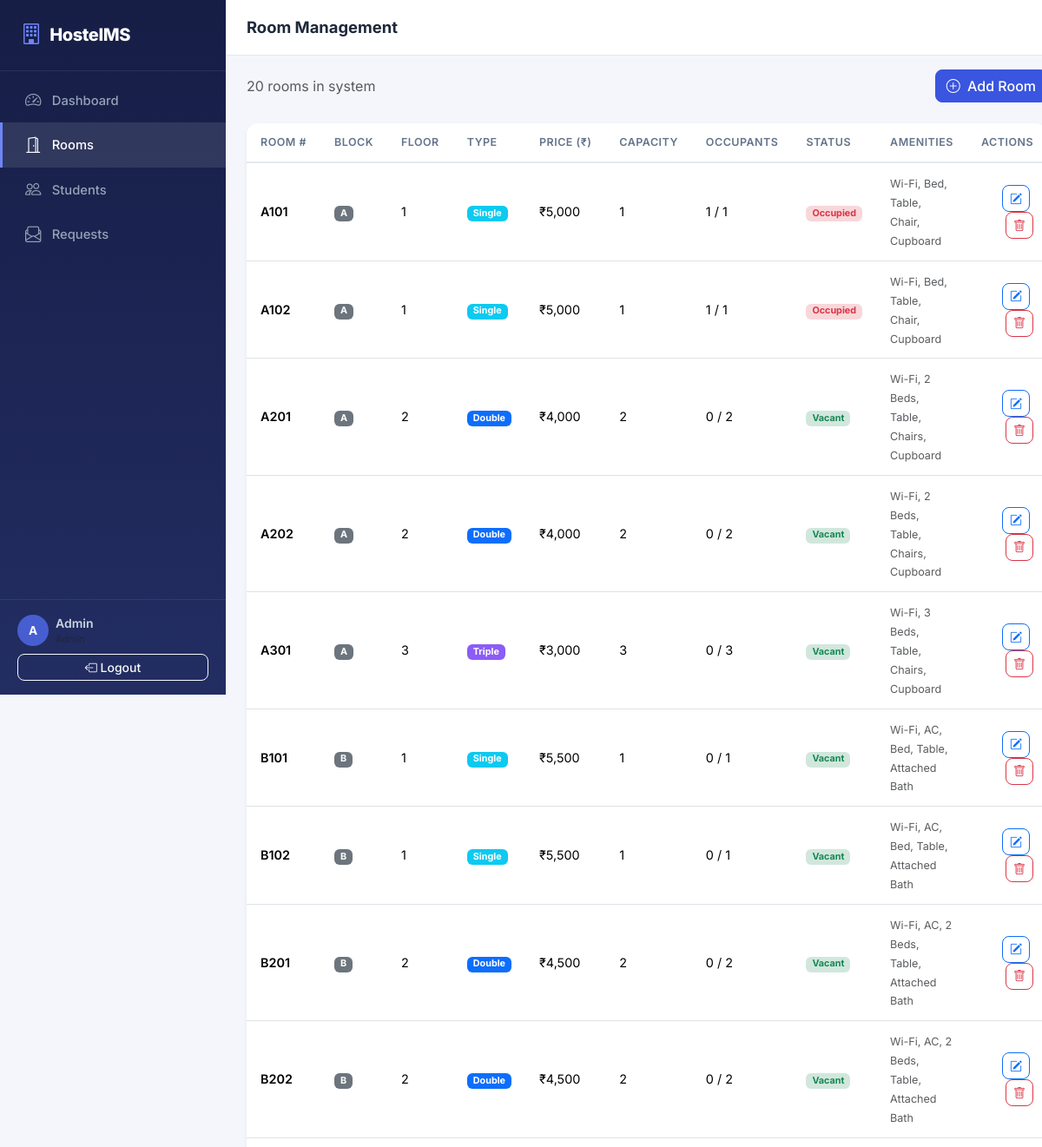
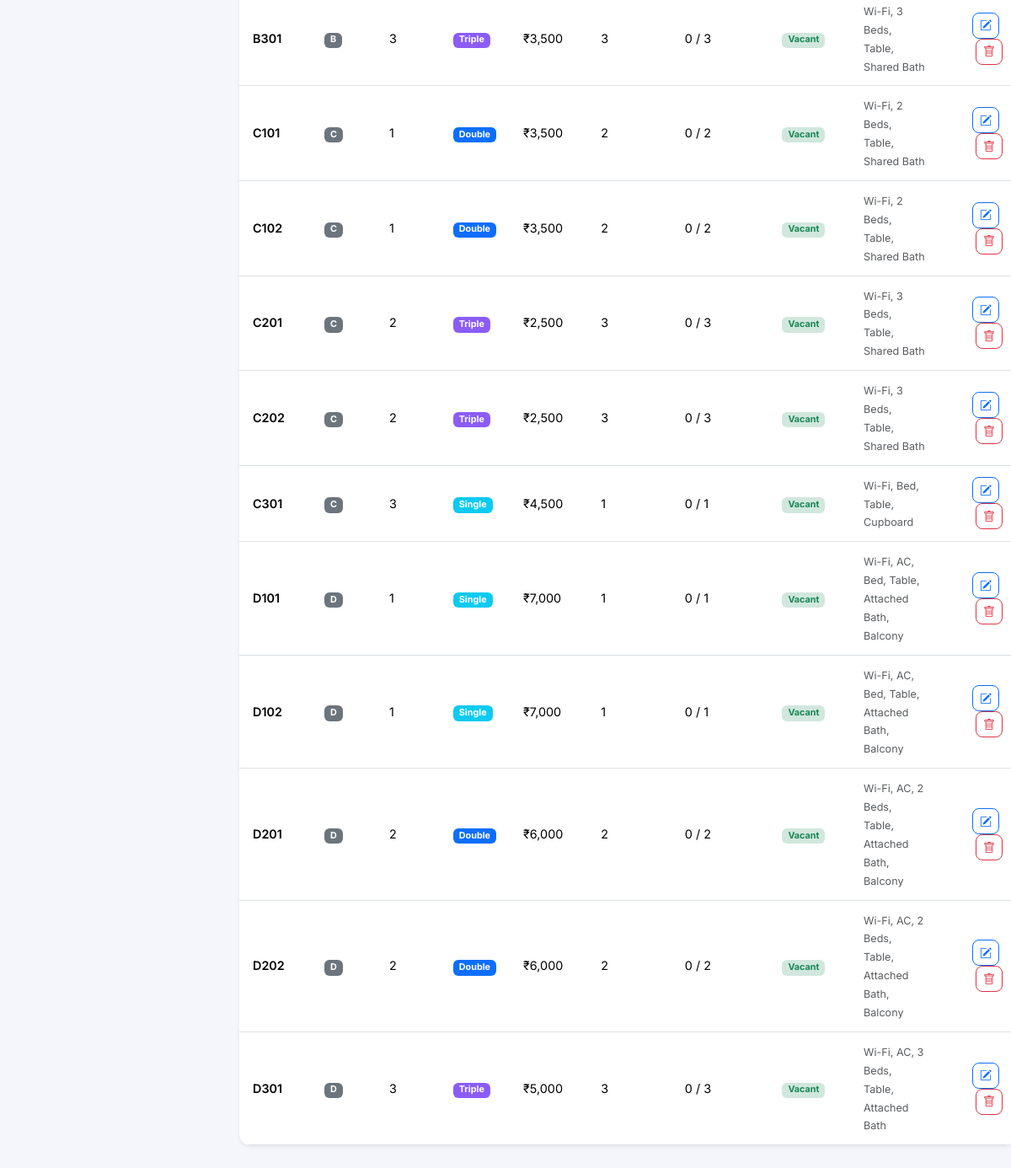
The page /admin/rooms (signed in) on the database its author committed (2 pictures, top to bottom).
### models.py (models this page shows, shortened)
class User(UserMixin, db.Model):
    __tablename__ = "users"
    id         = db.Column(db.Integer, primary_key=True)
    name       = db.Column(db.String(100), nullable=False)
    email      = db.Column(db.String(120), unique=True, nullable=False)
    password   = db.Column(db.String(256), nullable=False)          # hashed
    role       = db.Column(db.String(10), nullable=False, default="student")  # admin | student
    student_id = db.Column(db.String(20), unique=True, nullable=True)        # NULL for admins
    phone      = db.Column(db.String(15), nullable=True)
    created_at = db.Column(db.DateTime, default=datetime.utcnow)
    requests = db.relationship("AllocationRequest", backref="student",
                               foreign_keys="AllocationRequest.student_id",
                               lazy=True)

class Room(db.Model):
    __tablename__ = "rooms"
    id          = db.Column(db.Integer, primary_key=True)
    room_number = db.Column(db.String(10), unique=True, nullable=False)
    block       = db.Column(db.String(5), nullable=False)          # A, B, C, D
    floor       = db.Column(db.Integer, nullable=False)
    room_type   = db.Column(db.String(10), nullable=False)         # single | double | triple
    price       = db.Column(db.Float, nullable=False)
    capacity    = db.Column(db.Integer, nullable=False)
    amenities   = db.Column(db.String(255), nullable=True)         # comma-separated
    status      = db.Column(db.String(10), nullable=False, default="vacant")  # vacant | occupied
    allocations = db.relationship("AllocationRequest", backref="room", lazy=True)
    @property
    def current_occupants(self):
        return AllocationRequest.query.filter_by(
            room_id=self.id, status="approved"
        ).count()

### routes/admin.py (the view)
@admin_bp.route("/rooms")
@login_required
@admin_required
def rooms():
    all_rooms = Room.query.order_by(Room.block, Room.room_number).all()
    return render_template("admin/rooms.html", rooms=all_rooms)

### app.py (called while the page is built)
@login_manager.user_loader
def load_user(user_id):
    return User.query.get(int(user_id))

### routes/admin.py (called while the page is built)
def admin_required(f):
    @wraps(f)
    def decorated_function(*args, **kwargs):
        if not current_user.is_authenticated or current_user.role != "admin":
            flash("Access denied. Admins only.", "danger")
            return redirect(url_for("login"))
        return f(*args, **kwargs)
    return decorated_function

### templates/admin/rooms.html (shortened to what this page needs)
{% extends "layout_auth.html" %}
{% block page_title %}Room Management{% endblock %}
{% block content %}
<div class="d-flex justify-content-between align-items-center mb-4">
    <p class="text-muted mb-0">{{ rooms|length }} rooms in system</p>
    <a href="{{ url_for('admin.add_room') }}" class="btn btn-primary">
        <i class="bi bi-plus-circle me-1"></i> Add Room
    </a>
</div>
<div class="card border-0 shadow-sm">
    <div class="table-responsive">
        <table class="table table-hover align-middle mb-0" id="roomsTable">
            <thead>
                <tr>
                    <th>Room #</th>
                    <th>Block</th>
                    <th>Floor</th>
                    <th>Type</th>
                    <th>Price (₹)</th>
                    <th>Capacity</th>
                    <th>Occupants</th>
                    <th>Status</th>
                    <th>Amenities</th>
                    <th class="text-end">Actions</th>
                </tr>
            </thead>
            <tbody>
                {% for room in rooms %}
                <tr>
                    <td class="fw-semibold">{{ room.room_number }}</td>
                    <td><span class="badge bg-secondary">{{ room.block }}</span></td>
                    <td>{{ room.floor }}</td>
                    <td>
                        <span class="badge
                            {% if room.room_type == 'single' %}bg-info
                            {% elif room.room_type == 'double' %}bg-primary
                            {% else %}bg-purple{% endif %}">
                            {{ room.room_type|capitalize }}
                        </span>
                    </td>
                    <td>₹{{ "{:,.0f}".format(room.price) }}</td>
                    <td>{{ room.capacity }}</td>
                    <td>{{ room.current_occupants }} / {{ room.capacity }}</td>
                    <td>
                        {% if room.status == 'vacant' %}
                        <span class="badge bg-success-subtle text-success">Vacant</span>
                        {% else %}
                        <span class="badge bg-danger-subtle text-danger">Occupied</span>
                        {% endif %}
                    </td>
                    <td><small class="text-muted">{{ room.amenities or '—' }}</small></td>
                    <td class="text-end">
                        <a href="{{ url_for('admin.edit_room', room_id=room.id) }}"
                           class="btn btn-sm btn-outline-primary me-1" title="Edit">
                            <i class="bi bi-pencil-square"></i>
                        </a>
                        <form method="POST" action="{{ url_for('admin.delete_room', room_id=room.id) }}"
                              class="d-inline" onsubmit="return confirm('Delete room {{ room.room_number }}?')">
                            <button type="submit" class="btn btn-sm btn-outline-danger" title="Delete">
                                <i class="bi bi-trash"></i>
                            </button>
                        </form>
                    </td>
                </tr>
                {% endfor %}
            </tbody>
        </table>
    </div>
</div>
{% endblock %}

### templates/layout_auth.html (shortened to what this page needs)
{% extends "base.html" %}
{% block body %}
<div class="d-flex" id="wrapper">
    <nav id="sidebar" class="sidebar d-flex flex-column">
        <div class="sidebar-brand">
            <i class="bi bi-building"></i>
            <span>HostelMS</span>
        </div>
        <ul class="nav flex-column mt-2 flex-grow-1">
            {% if current_user.role == 'admin' %}
            <li class="nav-item">
                <a class="nav-link {% if request.endpoint == 'admin.dashboard' %}active{% endif %}"
                   href="{{ url_for('admin.dashboard') }}">
                    <i class="bi bi-speedometer2"></i> Dashboard
                </a>
            </li>
            <li class="nav-item">
                <a class="nav-link {% if request.endpoint and 'admin.room' in request.endpoint %}active{% endif %}"
                   href="{{ url_for('admin.rooms') }}">
                    <i class="bi bi-door-open"></i> Rooms
                </a>
            </li>
            <li class="nav-item">
                <a class="nav-link {% if request.endpoint == 'admin.students' %}active{% endif %}"
                   href="{{ url_for('admin.students') }}">
                    <i class="bi bi-people"></i> Students
                </a>
            </li>
            <li class="nav-item">
                <a class="nav-link {% if request.endpoint == 'admin.requests_list' %}active{% endif %}"
                   href="{{ url_for('admin.requests_list') }}">
                    <i class="bi bi-envelope-paper"></i> Requests
                </a>
            </li>
            {% endif %}
        </ul>
        <div class="sidebar-footer">
            <div class="d-flex align-items-center gap-2 mb-2">
                <div class="avatar-circle">
                    {{ current_user.name[0]|upper }}
                </div>
                <div class="overflow-hidden">
                    <div class="fw-semibold text-truncate small">{{ current_user.name }}</div>
                    <div class="text-muted" style="font-size:.7rem">{{ current_user.role|capitalize }}</div>
                </div>
            </div>
            <a href="{{ url_for('logout') }}" class="btn btn-outline-light btn-sm w-100">
                <i class="bi bi-box-arrow-left"></i> Logout
            </a>
        </div>
    </nav>
    <div id="page-content" class="flex-grow-1">
        <nav class="topbar d-flex align-items-center">
            <h1 class="topbar-title mb-0">{% block page_title %}Dashboard{% endblock %}</h1>
        </nav>
        <div class="container-fluid px-4 pt-3">
        </div>
        <main class="container-fluid px-4 pb-5">
            {% block content %}{% endblock %}
        </main>
    </div>
</div>
{% endblock %}

### templates/base.html (shortened to what this page needs)
<!DOCTYPE html>
<html lang="en" data-bs-theme="light">
<head>
    <link href="https://cdn.jsdelivr.net/npm/bootstrap@5.3.2/dist/css/bootstrap.min.css" rel="stylesheet">
    <link href="https://cdn.jsdelivr.net/npm/bootstrap-icons@1.11.2/font/bootstrap-icons.css" rel="stylesheet">
    <link rel="stylesheet" href="{{ url_for('static', filename='css/style.css') }}">
</head>
<body>
{% block body %}{% endblock %}
</body>
</html>

### static/css/style.css (style rules this page uses)
:root { --font-family: 'Inter', -apple-system, BlinkMacSystemFont, 'Segoe UI', sans-serif; --primary-hue: 230; --primary: hsl(var(--primary-hue), 72%, 55%); --primary-dark: hsl(var(--primary-hue), 72%, 42%); --primary-light: hsl(var(--primary-hue), 72%, 95%); --bg-body: #f4f6fb; --bg-sidebar: linear-gradient(180deg, hsl(230, 52%, 18%) 0%, hsl(230, 48%, 26%) 100%); --sidebar-w: 260px; --topbar-h: 64px; --success: #16a34a; --warning: #eab308; --danger: #dc2626; --info: #0891b2; --shadow-sm: 0 1px 3px rgba(0,0,0,.08); --shadow-md: 0 4px 14px rgba(0,0,0,.1); --shadow-lg: 0 10px 30px rgba(0,0,0,.12); --ease: cubic-bezier(.4,0,.2,1); }
*, *::before, *::after { box-sizing: border-box; }
body { font-family: var(--font-family); background: var(--bg-body); color: #1e293b; margin: 0; -webkit-font-smoothing: antialiased; }
.sidebar { width: var(--sidebar-w); min-height: 100vh; background: var(--bg-sidebar); color: #cbd5e1; padding: 0; position: fixed; top: 0; left: 0; z-index: 1040; transition: transform .3s var(--ease); }
.sidebar-brand { display: flex; align-items: center; gap: .6rem; padding: 1.4rem 1.5rem; font-size: 1.25rem; font-weight: 800; color: #fff; letter-spacing: -.02em; border-bottom: 1px solid rgba(255,255,255,.08); }
.sidebar-brand i { font-size: 1.5rem; color: hsl(230, 90%, 70%); }
.sidebar .nav-link { color: #94a3b8; padding: .75rem 1.5rem; display: flex; align-items: center; gap: .65rem; font-size: .92rem; font-weight: 500; border-left: 3px solid transparent; transition: all .2s var(--ease); }
.sidebar .nav-link.active { color: #fff; background: rgba(255,255,255,.1); border-left-color: hsl(230, 90%, 70%); }
.sidebar .nav-link i { font-size: 1.15rem; width: 1.4rem; text-align: center; }
.sidebar-footer { padding: 1rem 1.25rem; border-top: 1px solid rgba(255,255,255,.08); }
.avatar-circle { width: 36px; height: 36px; border-radius: 50%; background: hsl(230, 60%, 55%); color: #fff; display: flex; align-items: center; justify-content: center; font-weight: 700; font-size: .85rem; flex-shrink: 0; }
#page-content { margin-left: var(--sidebar-w); min-height: 100vh; transition: margin-left .3s var(--ease); }
.topbar { height: var(--topbar-h); padding: 0 1.5rem; background: #fff; border-bottom: 1px solid #e2e8f0; position: sticky; top: 0; z-index: 1020; }
.topbar-title { font-size: 1.15rem; font-weight: 700; color: #1e293b; }
.card { border-radius: 14px; overflow: hidden; }
.table thead { background: #f8fafc; }
.table thead th { font-size: .78rem; font-weight: 600; text-transform: uppercase; letter-spacing: .04em; color: #64748b; border-bottom: 2px solid #e2e8f0; padding: .8rem 1rem; white-space: nowrap; }
.table tbody td { padding: .75rem 1rem; vertical-align: middle; font-size: .9rem; }
.table-hover tbody tr { transition: background .15s var(--ease); }
.bg-purple { background-color: #8b5cf6 !important; color: #fff; }
.btn-primary { background: var(--primary); border-color: var(--primary); border-radius: 8px; font-weight: 600; transition: all .2s var(--ease); }
.btn { border-radius: 8px; font-weight: 500; }

### rows shown on the page
User: name "A", name "Admin"
Room: room_number "A101", block "A", floor "1", room_type "Single", price "5,000", capacity "1", current_occupants "1", status "Occupied", amenities "Wi-Fi, Bed, Table, Chair, Cupboard"
Room: room_number "A102", block "A", floor "1", room_type "Single", price "5,000", capacity "1", current_occupants "1", status "Occupied", amenities "Wi-Fi, Bed, Table, Chair, Cupboard"
Room: room_number "A201", block "A", floor "2", room_type "Double", price "4,000", capacity "2", current_occupants "0", status "Vacant", amenities "Wi-Fi, 2 Beds, Table, Chairs, Cupboard"
Room: room_number "A202", block "A", floor "2", room_type "Double", price "4,000", capacity "2", current_occupants "0", status "Vacant", amenities "Wi-Fi, 2 Beds, Table, Chairs, Cupboard"
Room: room_number "A301", block "A", floor "3", room_type "Triple", price "3,000", capacity "3", current_occupants "0", status "Vacant", amenities "Wi-Fi, 3 Beds, Table, Chairs, Cupboard"
Room: room_number "B101", block "B", floor "1", room_type "Single", price "5,500", capacity "1", current_occupants "0", status "Vacant", amenities "Wi-Fi, AC, Bed, Table, Attached Bath"
Room: room_number "B102", block "B", floor "1", room_type "Single", price "5,500", capacity "1", current_occupants "0", status "Vacant", amenities "Wi-Fi, AC, Bed, Table, Attached Bath"
Room: room_number "B201", block "B", floor "2", room_type "Double", price "4,500", capacity "2", current_occupants "0", status "Vacant", amenities "Wi-Fi, AC, 2 Beds, Table, Attached Bath"
Room: room_number "B202", block "B", floor "2", room_type "Double", price "4,500", capacity "2", current_occupants "0", status "Vacant", amenities "Wi-Fi, AC, 2 Beds, Table, Attached Bath"
Room: room_number "B301", block "B", floor "3", room_type "Triple", price "3,500", capacity "3", current_occupants "0", status "Vacant", amenities "Wi-Fi, 3 Beds, Table, Shared Bath"
Room: room_number "C101", block "C", floor "1", room_type "Double", price "3,500", capacity "2", current_occupants "0", status "Vacant", amenities "Wi-Fi, 2 Beds, Table, Shared Bath"
Room: room_number "C102", block "C", floor "1", room_type "Double", price "3,500", capacity "2", current_occupants "0", status "Vacant", amenities "Wi-Fi, 2 Beds, Table, Shared Bath"
Room: room_number "C201", block "C", floor "2", room_type "Triple", price "2,500", capacity "3", current_occupants "0", status "Vacant", amenities "Wi-Fi, 3 Beds, Table, Shared Bath"
Room: room_number "C202", block "C", floor "2", room_type "Triple", price "2,500", capacity "3", current_occupants "0", status "Vacant", amenities "Wi-Fi, 3 Beds, Table, Shared Bath"
Room: room_number "C301", block "C", floor "3", room_type "Single", price "4,500", capacity "1", current_occupants "0", status "Vacant", amenities "Wi-Fi, Bed, Table, Cupboard"
Room: room_number "D101", block "D", floor "1", room_type "Single", price "7,000", capacity "1", current_occupants "0", status "Vacant", amenities "Wi-Fi, AC, Bed, Table, Attached Bath, Balcony"
Room: room_number "D102", block "D", floor "1", room_type "Single", price "7,000", capacity "1", current_occupants "0", status "Vacant", amenities "Wi-Fi, AC, Bed, Table, Attached Bath, Balcony"
Room: room_number "D201", block "D", floor "2", room_type "Double", price "6,000", capacity "2", current_occupants "0", status "Vacant", amenities "Wi-Fi, AC, 2 Beds, Table, Attached Bath, Balcony"
Room: room_number "D202", block "D", floor "2", room_type "Double", price "6,000", capacity "2", current_occupants "0", status "Vacant", amenities "Wi-Fi, AC, 2 Beds, Table, Attached Bath, Balcony"
Room: room_number "D301", block "D", floor "3", room_type "Triple", price "5,000", capacity "3", current_occupants "0", status "Vacant", amenities "Wi-Fi, AC, 3 Beds, Table, Attached Bath"

### other values the page prints
{{ rooms|length }} "20"
